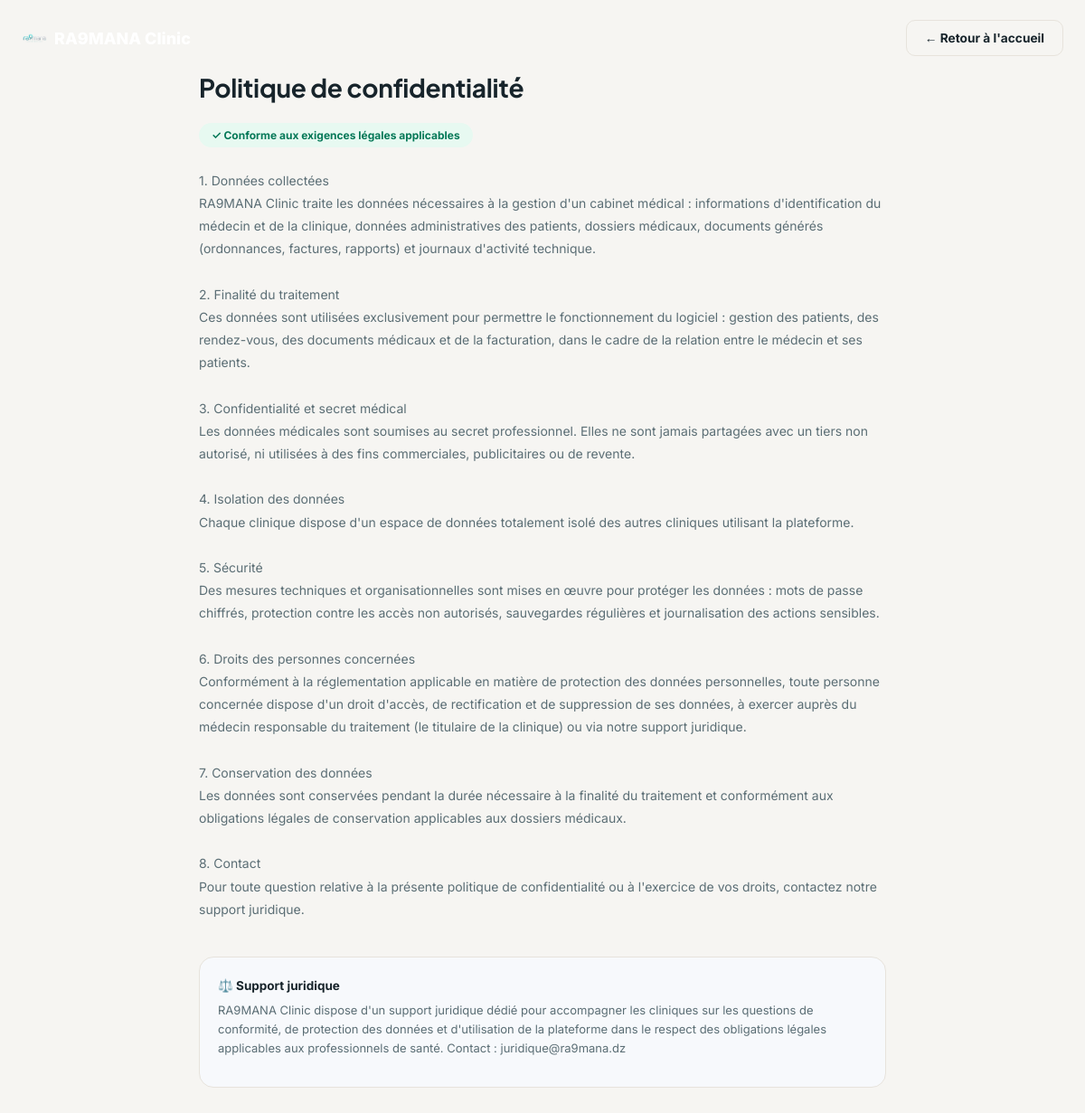
Page /politique-confidentialite on the committed database.
### tables this page shows
CREATE TABLE site_contenu (
        cle TEXT PRIMARY KEY,
        valeur TEXT
    );

### app/routes/site.py (the view)
@bp.route("/politique-confidentialite")
def privacy():
    content = _content()
    return render_template("site/legal.html", titre="Politique de confidentialité",
                            texte=content.get("politique_confidentialite", ""), content=content)

### app/db.py (called while the page is built)
def get_db():
    if "db" not in g:
        g.db = sqlite3.connect(
            current_app.config["DATABASE_PATH"],
            detect_types=sqlite3.PARSE_DECLTYPES,
        )
        g.db.row_factory = sqlite3.Row
        g.db.execute("PRAGMA foreign_keys = ON")
    return g.db

def query_db(query, args=(), one=False):
    cur = get_db().execute(query, args)
    rv = cur.fetchall()
    cur.close()
    return (rv[0] if rv else None) if one else rv

### app/routes/site.py (called while the page is built)
def _content():
    rows = query_db("SELECT cle, valeur FROM site_contenu")
    return {r["cle"]: r["valeur"] for r in rows}

### app/utils/i18n.py (called while the page is built)
def get_locale():
    lang = session.get("lang", "fr")
    return lang if lang in SUPPORTED_LANGUAGES else "fr"

def is_rtl(lang=None):
    return (lang or get_locale()) in RTL_LANGUAGES

### app/utils/security.py (called while the page is built)
def current_user():
    return getattr(g, "user", None)

### app/templates/site/legal.html (shortened to what this page needs)
<!DOCTYPE html>
<html lang="{{ lang }}" dir="{{ 'rtl' if is_rtl else 'ltr' }}">
<head>
<link rel="stylesheet" href="{{ url_for('static', filename='css/landing.css') }}">
</head>
<body class="lp-body">
<nav class="lp-navbar">
    <div class="lp-navbar-inner">
        <div class="lp-logo">
            <img src="{{ url_for('documents.serve_upload', filename=site_logo.split('/')[-1]) if site_logo else url_for('static', filename='brand/logo.png') }}" alt="{{ app_name }}" style="height:28px;width:auto;">
        </div>
        <a href="{{ url_for('site.landing') }}" class="lp-btn lp-btn-ghost">← Retour à l'accueil</a>
    </div>
</nav>
<div class="legal-wrap">
    <h1>{{ titre }}</h1>
    <span class="legal-badge">✓ Conforme aux exigences légales applicables</span>
    <div class="legal-body">{{ texte }}</div>
    {% if content.support_juridique %}
    <div style="margin-top:40px;padding:20px;background:#F7F9FC;border-radius:16px;border:1px solid var(--lp-border);">
        <strong style="font-size:13.5px;">⚖️ Support juridique</strong>
        <p style="font-size:13px;color:var(--lp-text-muted);margin-top:8px;line-height:1.6;">{{ content.support_juridique }}</p>
    </div>
    {% endif %}
</div>
</body>
</html>

### app/static/css/landing.css (style rules this page uses)
:root { --lp-primary: #2F6690; --lp-primary-dark: #17324A; --lp-accent: #B67A4E; --lp-bg: #F6F5F2; --lp-surface: #FFFFFF; --lp-border: #E7E3DC; --lp-text: #17242B; --lp-text-muted: #5B6E75; --lp-font-serif: 'Fraunces', Georgia, serif; }
.lp-body { font-family: 'Inter', sans-serif; color: var(--lp-text); background: var(--lp-bg); margin: 0; padding-bottom: 78px; overflow-x: hidden; }
html { overflow-x: hidden; }
img, svg { max-width: 100%; }
a { text-decoration: none; }
.lp-body h1, .lp-body h2, .lp-body h3 { font-family: 'Plus Jakarta Sans', sans-serif; letter-spacing: -0.01em; }
.lp-navbar { position: absolute; top: 0; left: 0; right: 0; z-index: 50; padding: 22px 0; }
.lp-navbar-inner { display: flex; align-items: center; gap: 20px; padding: 0 24px; max-width: 1160px; margin: 0 auto; }
.lp-logo { display: flex; align-items: center; gap: 8px; font-weight: 800; font-size: 18px; margin-right: auto; color: #fff; }
.lp-btn { display: inline-flex; align-items: center; gap: 8px; padding: 11px 20px; border-radius: 10px; font-weight: 700; font-size: 13.7px; border: 1px solid transparent; }
.lp-btn-ghost { color: var(--lp-text); border-color: var(--lp-border); }

### app/templates/site/legal.html (style rules this page uses)
.legal-wrap { max-width: 760px; margin: 0 auto; padding: 60px 24px 80px; }
.legal-wrap h1 { font-size: 28px; margin-bottom: 8px; }
.legal-wrap .legal-body { white-space: pre-line; font-size: 14px; line-height: 1.8; color: var(--lp-text-muted); margin-top: 24px; }
.legal-badge { display: inline-flex; align-items: center; gap: 6px; background: #E7F9F1; color: #047857; font-size: 12px; font-weight: 700; padding: 6px 14px; border-radius: 999px; margin-top: 14px; }

### rows in the picture
site_contenu: valeur "1. Données collectées RA9MANA Clinic traite les données nécessaires à la gestion d'un cabinet médical : informations d'identification du médecin et de la clinique, données administratives des patients, dossiers médicaux, documents générés (ordonnances, factures, rapports) et journaux d'activité technique. 2. Finalité du traitement Ces données sont utilisées exclusivement pour permettre le fonctionnement du logiciel : gestion des patients, des rendez-vous, des documents médicaux et de la facturation, dans le cadre de la relation entre le médecin et ses patients. 3. Confidentialité et secret médical Les données médicales sont soumises au secret professionnel. Elles ne sont jamais partagées…"
site_contenu: support_juridique "RA9MANA Clinic dispose d'un support juridique dédié pour accompagner les cliniques sur les questions de conformité, de protection des données et d'utilisation de la plateforme dans le respect des obligations légales applicables aux professionnels de santé. Contact : juridique@ra9mana.dz"

### other values in the picture
{{ titre }} "Politique de confidentialité"
